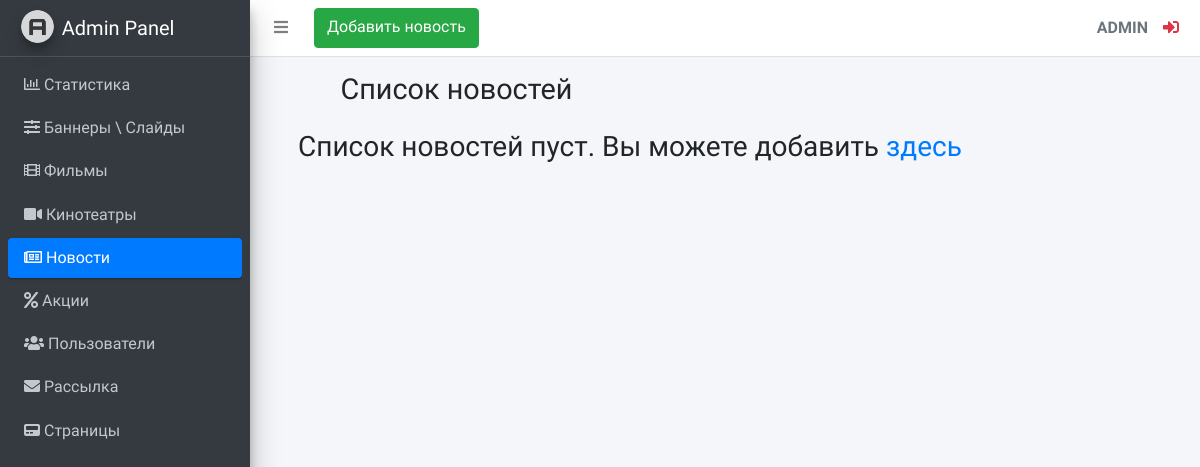
The app's page /adminLte/news/list (signed in), older data.
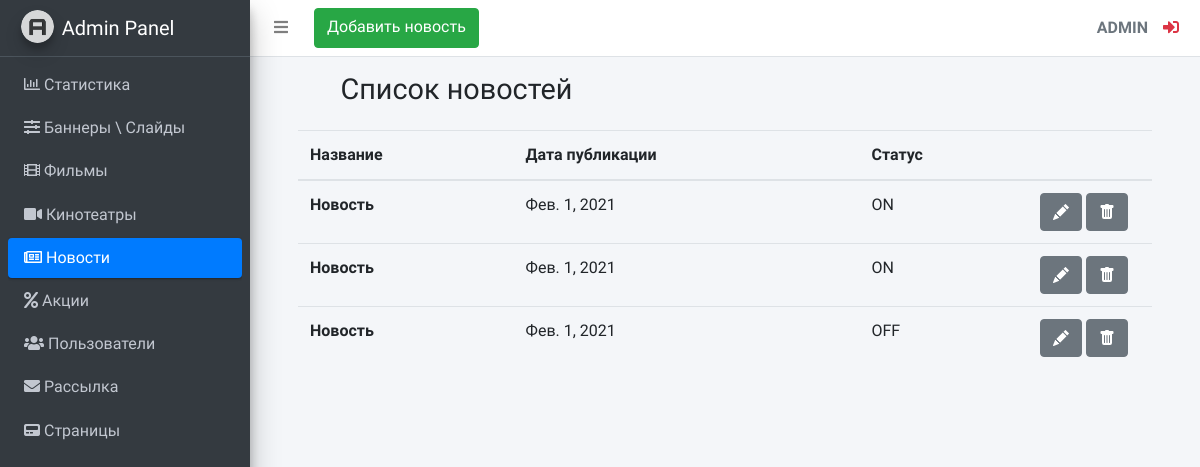
The same page, newer data.
### KinoSite/apps/adminLte/models.py (models this page shows, shortened)
class News(models.Model):
    STATUS = (
        ('ON', 'Active'),
        ('OFF', 'Inactive'),
    )
    news_name = models.CharField(max_length=255, verbose_name='Название новости')
    news_description = models.TextField(verbose_name='Описание новости')
    news_main_image = models.ImageField(verbose_name='Логотип новости', upload_to='images/news/logo/')
    news_image1 = models.ImageField(verbose_name='Первое изображение', upload_to='images/news/')
    news_image2 = models.ImageField(verbose_name='Второе изображение', upload_to='images/news/')
    news_image3 = models.ImageField(verbose_name='Третее изображение', upload_to='images/news/')
    news_image4 = models.ImageField(verbose_name='Четвёртое изображение', upload_to='images/news/')
    news_image5 = models.ImageField(verbose_name='Пятое изображение', upload_to='images/news/')
    news_url = models.URLField(verbose_name='Ссылка на видео', null=True)
    news_published_date = models.DateField(verbose_name='Дата публикации новости')
    news_status = models.CharField(verbose_name='', max_length=3, choices=STATUS) #пустой вербоус нейм, конфликт с crispy forms

### KinoSite/apps/adminLte/services.py (the view)
    def proxy(request, pk=None):
        u = request.user
        if u.is_authenticated:
            if u.is_superuser:
                if not have_pk:
                    return func(request)
                else:
                    return func(request, pk)
            else:
                return redirect('public_index')
        else:
            return redirect('admin_login')

### KinoSite/apps/adminLte/services.py (called while the page is built)
def admin_views_proxy(func, have_pk=False):
    def proxy(request, pk=None):
        u = request.user
        if u.is_authenticated:
            if u.is_superuser:
                if not have_pk:
                    return func(request)
                else:
                    return func(request, pk)
            else:
                return redirect('public_index')
        else:
            return redirect('admin_login')
    return proxy

    @staticmethod
    def model_list(model_sender):
        return model_sender.objects.all()

### KinoSite/apps/adminLte/views.py (called while the page is built)
def news_list(request):
    news = services.Get.model_list(models.News)
    return render(request, 'adminLte/news/news_list.html', {'news': news})

### KinoSite/templates/adminLte/news/news_list.html (shortened to what this page needs)
{% extends 'adminLte/base.html' %}
{% block news %}
    <li class="nav-item">
        <a href="{% url 'admin_news_list' %}" class="nav-link active">
              <i class="far fa-newspaper"></i>
              <p>
                  Новости
              </p>
        </a>
    </li>
{% endblock %}
{% block navbar_item %}
<a class="btn btn-success" href="{% url 'admin_news_form' %}">Добавить новость</a>
{% endblock %}
{% block content_title %}
    <h1 class="m-0">Список новостей</h1>
{% endblock %}
{% block main_content %}
{% if news %}
        <table class="table">
            <thead>
                <tr>
                    <th scope="col">Название</th>
                    <th scope="col">Дата публикации</th>
                    <th scope="col">Статус</th>
                    <th scope="col"></th>
                </tr>
            </thead>
                <tbody>
                    {% for el in news %}
                    <tr>
                        <th scope="row">{{ el.news_name }}</th>
                            <td>{{ el.news_published_date }}</td>
                            <td>{{ el.news_status }}</td>
                            <td style="width: 124px">
                                <a class="btn btn-secondary" href="{% url 'admin_news_edit' pk=el.pk %}" role="button">
                                </a>
                                <a class="btn btn-secondary" href="{% url 'admin_news_delete' pk=el.pk %}" role="button">
                                </a>
                            </td>
                    </tr>
                    {% endfor %}
                </tbody>
        </table>
{% else %}
<div>
    <h3>Список новостей пуст. Вы можете добавить<a href="{%url 'admin_news_form'%}"> здесь</a></h3>
</div>
{% endif %}
{% endblock %}

### KinoSite/templates/adminLte/base.html (shortened to what the changed rows need)
{% load static %}
<!DOCTYPE html>
<html lang="en">
<head>
  <link rel="stylesheet" href="{% static 'plugins/fontawesome-free/css/all.min.css' %}">
  <link rel="stylesheet" href="{% static 'dist/css/adminlte.min.css' %}">
</head>
<body class="hold-transition sidebar-mini">
<div class="wrapper">
{% block body %}
  <aside class="main-sidebar sidebar-dark-primary elevation-4">
    <a href="{% url 'admin_index'%}" class="brand-link">
      <img src="{% static 'dist/img/AdminLTELogo.png' %}" alt="AdminLTE Logo" class="brand-image img-circle elevation-3" style="opacity: .8">
      <span class="brand-text font-weight-light">Admin Panel</span>
    </a>
  </aside>
    <div class="content-wrapper">
        <div class="content-header">
            <div class="container-fluid">
                <div class="row mb-2">
                    <div class="col-sm-6" style="margin-left: 75px; margin-right: 75px">
                        {% block content_title %}{% endblock %}
                    </div>
                </div>
            </div>
        </div>
        <div class="row" style="margin-left: 48px; margin-right: 48px">
            {% block main_content %}{% endblock %}
        </div>
    </div>
</div>
{% endblock %}
</body>
</html>

Row changes from the older to the newer data that the page shows:
added News: news_name "Новость", news_published_date "Фев. 1, 2021", news_status "ON"
added News: news_name "Новость", news_published_date "Фев. 1, 2021", news_status "ON"
added News: news_name "Новость", news_published_date "Фев. 1, 2021", news_status "OFF"
Text that changed along with them:
text no longer shown: "Список новостей пуст. Вы можете добавить здесь"
text now shown: "Название Дата публикации Статус"
